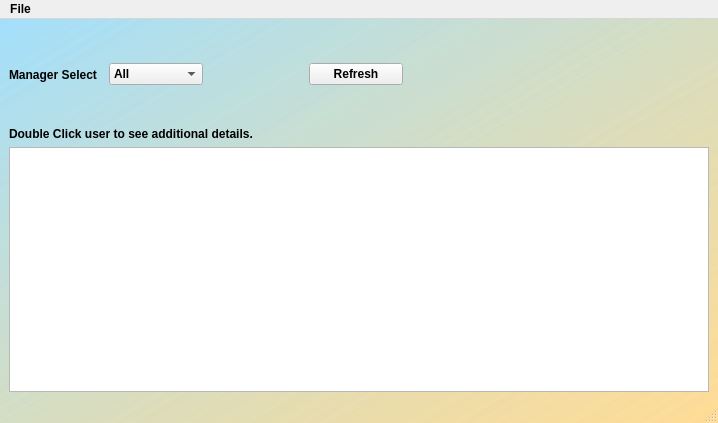
<?xml version="1.0" encoding="UTF-8"?>
<ui version="4.0">
 <class>managerMain</class>
 <widget class="QMainWindow" name="managerMain">
  <property name="geometry">
   <rect>
    <x>0</x>
    <y>0</y>
    <width>718</width>
    <height>423</height>
   </rect>
  </property>
  <property name="windowTitle">
   <string>Manager KPI Tracker</string>
  </property>
  <property name="windowIcon">
   <iconset>
    <normaloff>:/images/Meduit_logo.ico</normaloff>:/images/Meduit_logo.ico</iconset>
  </property>
  <property name="styleSheet">
   <string notr="true">QMainWindow{
	background-color: qlineargradient(spread:pad, x1:1, y1:1, x2:0, y2:0.011, stop:0 rgba(255, 218, 144, 200), stop:1 rgba(129, 213, 255, 126));
}
QWidget{
	font: 11pt &quot;Corbel&quot;;
	font-weight: bold;
}
QGroupBox{
	background-color: qlineargradient(spread:pad, x1:0.5, y1:0, x2:0.5, y2:1, stop:0 rgba(255, 255, 255, 209), stop:0.485876 rgba(181, 207, 220, 239), stop:1 rgba(85, 199, 255, 196));
	border: 1px solid black;
	border-radius: 3px;
	margin-top: 1ex;
	padding-top: 18;
	font: 11pt &quot;Corbel&quot;;
	font-weight: bold;
}
QGroupBox::title{
	background-color: rgb(195, 195, 195);
	border: 1px solid black;
	border-radius: 3px;
	padding: 2 10px;
	subcontrol-origin: margin;
	subcontrol-position: top;
	font: 11pt &quot;Corbel&quot;;
	font-weight: bold;
}
QLineEdit{
	background-color: rgb(223, 223, 223);
	border: 1px solid black;
	font: 11pt &quot;Corbel&quot;;
}
QTextEdit{
	font: 30pt &quot;Corbel&quot;;
}
QStatusBar{
	font: 10pt &quot;MS Shell Dlg 2&quot;;
}
QTableView{
	font: 10pt &quot;MS Shell Dlg 2&quot;;
}</string>
  </property>
  <widget class="QWidget" name="centralwidget">
   <layout class="QGridLayout" name="gridLayout">
    <item row="3" column="0" colspan="3">
     <widget class="QLabel" name="label_3">
      <property name="text">
       <string>Double Click user to see additional details.</string>
      </property>
     </widget>
    </item>
    <item row="2" column="1">
     <widget class="QComboBox" name="managerCombo">
      <item>
       <property name="text">
        <string>All</string>
       </property>
      </item>
      <item>
       <property name="text">
        <string>Patty</string>
       </property>
      </item>
      <item>
       <property name="text">
        <string>Robert</string>
       </property>
      </item>
      <item>
       <property name="text">
        <string>Shana</string>
       </property>
      </item>
      <item>
       <property name="text">
        <string>Stephanie</string>
       </property>
      </item>
     </widget>
    </item>
    <item row="5" column="0" colspan="6">
     <widget class="QTableView" name="agentTableView">
      <property name="minimumSize">
       <size>
        <width>700</width>
        <height>0</height>
       </size>
      </property>
      <property name="alternatingRowColors">
       <bool>true</bool>
      </property>
      <property name="selectionBehavior">
       <enum>QAbstractItemView::SelectRows</enum>
      </property>
      <property name="verticalScrollMode">
       <enum>QAbstractItemView::ScrollPerPixel</enum>
      </property>
      <property name="horizontalScrollMode">
       <enum>QAbstractItemView::ScrollPerPixel</enum>
      </property>
      <property name="sortingEnabled">
       <bool>true</bool>
      </property>
     </widget>
    </item>
    <item row="2" column="0">
     <widget class="QLabel" name="label">
      <property name="text">
       <string>Manager Select</string>
      </property>
     </widget>
    </item>
    <item row="2" column="3">
     <widget class="QPushButton" name="managerRefresh">
      <property name="text">
       <string>Refresh</string>
      </property>
     </widget>
    </item>
    <item row="2" column="5">
     <widget class="QLabel" name="label_2">
      <property name="minimumSize">
       <size>
        <width>200</width>
        <height>93</height>
       </size>
      </property>
      <property name="maximumSize">
       <size>
        <width>200</width>
        <height>93</height>
       </size>
      </property>
      <property name="styleSheet">
       <string notr="true">image: url(:/meduit/Meduit Email.png);</string>
      </property>
      <property name="text">
       <string/>
      </property>
     </widget>
    </item>
   </layout>
  </widget>
  <widget class="QMenuBar" name="menubar">
   <property name="geometry">
    <rect>
     <x>0</x>
     <y>0</y>
     <width>718</width>
     <height>24</height>
    </rect>
   </property>
   <widget class="QMenu" name="menuFile">
    <property name="title">
     <string>File</string>
    </property>
    <addaction name="actionEmployee_Maintenance"/>
   </widget>
   <addaction name="menuFile"/>
  </widget>
  <widget class="QStatusBar" name="statusbar"/>
  <action name="actionEmployee_Maintenance">
   <property name="text">
    <string>Employee Maintenance</string>
   </property>
  </action>
 </widget>
 <resources>
  <include location="main_images.qrc"/>
 </resources>
 <connections/>
</ui>
